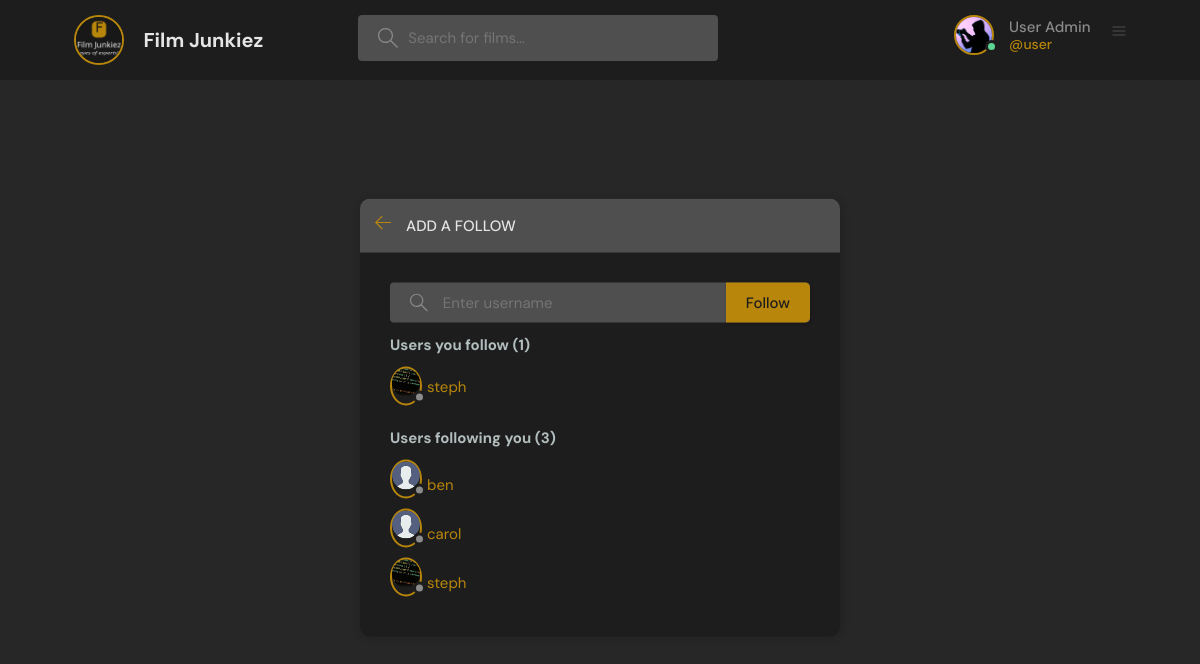
/follow-page (signed in), run on the app's committed database.
### base/models.py (models this page shows)
class User(AbstractUser):
    name = models.CharField(max_length=200, null=True)
    email = models.EmailField(unique=True, null=True)
    bio = models.TextField(null=True)
    avatar = models.ImageField(null=True, default="avatar.svg")
    USERNAME_FIELD = 'email'
    REQUIRED_FIELDS = ['username']
    def __str__(self):
        return self.name or self.username

### user_follow/models.py (models this page shows, shortened)
class UserFollows(models.Model):
    user = models.ForeignKey(
        to=settings.AUTH_USER_MODEL, on_delete=models.CASCADE, related_name="following"
    )
    followed_user = models.ForeignKey(
        to=settings.AUTH_USER_MODEL,
        on_delete=models.CASCADE,
        related_name="followed_by",
    )
    class Meta:
        unique_together = ("user", "followed_user")

### user_follow/views.py (the view)
# urls.py: path("follow-page", views.follows_page, name="follow-page"),
@login_required
def follows_page(request):
    if request.method == "POST":
        form = FollowForm(request.POST)
        if form.is_valid():
            try:
                followed_user = User.objects.get(username=request.POST["followed_user"])
                if request.user == followed_user:
                    messages.error(request, "You can't follow yourself!")
                else:
                    try:
                        UserFollows.objects.create(
                            user=request.user, followed_user=followed_user
                        )
                        messages.success(
                            request, f"You are now following {followed_user} !"
                        )
                    except IntegrityError:
                        messages.error(
                            request, f"You are already following {followed_user} !"
                        )
            except User.DoesNotExist:
                messages.error(
                    request, f'The user {form.data["followed_user"]} does not exist.'
                )
    else:
        form = FollowForm()
    user_follows = UserFollows.objects.filter(user=request.user).order_by(
        "followed_user"
    )
    followed_by = UserFollows.objects.filter(followed_user=request.user).order_by(
        "user"
    )
    context = {
        "form": form,
        "user_follows": user_follows,
        "followed_by": followed_by,
        "title": "follows",
    }
    return render(request, 'user_follow/follow_page.html', context)

### user_follow/forms.py
class FollowForm(forms.Form):
    followed_user = forms.CharField(
        label=False,
        widget=forms.TextInput(attrs={"placeholder": "Rechercher un utilisateur"}),
    )

### user_follow/templates/user_follow/follow_page.html (shortened to what this page needs)
{% extends "main.html" %}
{% block content %}
<main class="follow-page__layout">
  <div class="follow-page__container">
    <div class="follow-page__layout__box">
      <div class="follow-page__layout__boxHeader">
        <div class="follow-page__layout__boxTitle">
          <a href="{% url 'user-profile' user.id%}">
            <svg version="1.1" xmlns="http://www.w3.org/2000/svg" width="32" height="32" viewBox="0 0 32 32">
              <title>arrow-left</title>
              <path
                d="M13.723 2.286l-13.723 13.714 13.719 13.714 1.616-1.611-10.96-10.96h27.625v-2.286h-27.625l10.965-10.965-1.616-1.607z"
              ></path>
            </svg>
          </a>
          <h3>Add a Follow</h3>
        </div>
      </div>
     <div class="follow-page__layout__body">
        <form action="" method="POST" class="follow__search">
          <label>
            <input name="followed_user" placeholder="Enter username" />
            <div class="follow-bt-submit">
              <button class="btn follow-btn--main" id="button-addon2" type="submit">Follow</button>
            </div>
          </label>
        </form>
        <div class="row">
          <div class="col">
            <h6>Users you follow ({{ user_follows.count }})</h6>
            {% if user_follows %}
                <ul class="list-group list-group-flush">
                  {% for follow in user_follows %}
                  <li class="list-group-item">
                    <div class="follows-list__box">
                      <div class="avatar avatar--small">
                        <a href="{% url 'user-profile' follow.followed_user.id %}" >
                        <img src="{{ follow.followed_user.avatar.url }}"
                        alt="{{ follow.followed_user}} profile picture">
                      </div>
                        <span>{{ follow.followed_user.username }}</span>
                    </div>
                  </li>
                  {% endfor %}
            {% endif %}
          </div>
          <div class="col">
            <h6>Users following you ({{ followed_by.count }})</h6>
            {% if followed_by %}
              <ul class="list-group list-group-flush">
                {% for follow in followed_by %}
                  <li class="list-group-item">
                    <div class="followed-list__box">
                      <div class="avatar avatar--small">
                        <a href="{% url 'user-profile' follow.user.id %}" >
                        <img src="{{ follow.user.avatar.url }}"
                        alt="{{ follow.user.avatar.url }} profile picture">
                      </div>
                      <span>{{ follow.user.username }}</span>
                  </div>
                  </li>
                {% endfor %}
              </ul>
            {% endif %}
          </div>
        </div>
      </div>
    </div>
  </div>
</main>
{% endblock %}

### templates/navbar.html (shortened to what this page needs)
{% load static %}
<header class="header header--loggedIn">
    <div class="container">
      <a href="{% url 'home' %}" class="header__logo">
        <img src="{% static 'img/film_junkiez_logo.png' %}" alt="image logo">
        <h1>Film Junkiez</h1>
      </a>
      <form class="header__search" method="GET" action="{% url 'home' %}">
        <label>
          <input name="q" placeholder="Search for films..." />
        </label>
      </form>
      <nav class="header__menu">
        {% if request.user.is_authenticated %}
        <div class="header__user">
          <a href="{% url 'user-profile' user.id %}">
            <div class="avatar avatar--medium active">
              <img src="{{request.user.avatar.url}}" />
            </div>
            <p>{{request.user.name}} <span>@{{request.user.username}}</span></p>
          </a>
          <button class="dropdown-button">
            <svg version="1.1" xmlns="http://www.w3.org/2000/svg" width="32" height="32" viewBox="0 0 32 32">
              <title>More</title>
              <path d="M3 3h26v2h-26v-2zM3 11h26v2h-26v-2zM3 19h26v2h-26v-2z"></path>
            </svg>
          </button>
        </div>
        {% else %}
        <a href="{% url 'login' %}">
          <img src="{% static 'img/avatar.svg' %}" />
          <p>Login</p>
        </a>
        {% endif %}
      </nav>
    </div>
  </header>

### data on the page
User: user.avatar (placeholder picture), user.name "User Admin", user.username "user"
UserFollows: followed_user.avatar (picture), followed_user.username "steph"
UserFollows: user.avatar (placeholder picture), user.username "ben"
UserFollows: user.avatar (placeholder picture), user.username "carol"
UserFollows: user.avatar (picture), user.username "steph"

### other printed values
{{ user_follows.count }} "1"
{{ followed_by.count }} "3"
